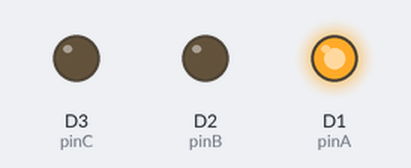
Simulated run of this program. Board: ESP8266 (NodeMCU). Parts: output pins drawn as LEDs (lit = HIGH).

Above: at 0.15 s.
At 0.6 s:
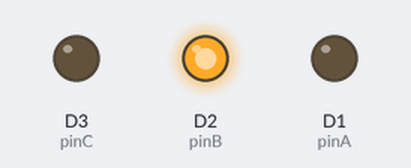
At 1.95 s:
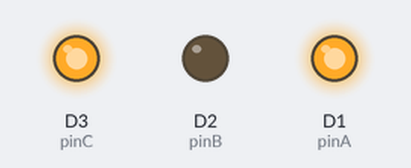
At 2.25 s:
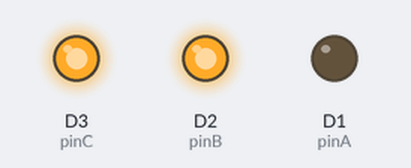
At 3.45 s:
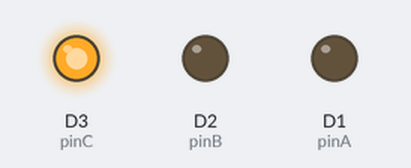
Timing chart, 0 to 4.1 s (numbered marks = the images above):
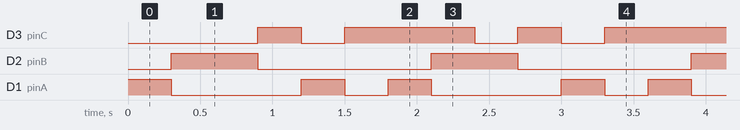

The program:

main.cpp
```cpp
#include <Arduino.h>

const int pinA = D1;
const int pinB = D2;
const int pinC = D3;
const int ledAnzahl = 6;

void alleAus() {
    pinMode(pinA, INPUT);
    pinMode(pinB, INPUT);
    pinMode(pinC, INPUT);
}

void leuchte(int plus, int minus) {
    alleAus();
    pinMode(plus, OUTPUT);
    pinMode(minus, OUTPUT);
    digitalWrite(plus, HIGH);
    digitalWrite(minus, LOW);
}

void ledAn(int nr) {
    switch (nr) {
        case 0:
            leuchte(pinA, pinB);
            break;
        case 1:
            leuchte(pinB, pinA);
            break;
        case 2:
            leuchte(pinB, pinC);
            break;
        case 3:
            leuchte(pinC, pinB);
            break;
        case 4:
            leuchte(pinA, pinC);
            break;
        case 5:
            leuchte(pinC, pinA);
            break;
        default:
            alleAus();
            break;
    }
}

void setup() {
    alleAus();
}

void loop() {
    for (int i = 0; i < ledAnzahl; i++) {
        ledAn(i);
        delay(300);
    }
}
```

Measured:
- by itself, D3 (pinC): repeats every 1.8 s: LOW 0.30 s, HIGH 0.90 s, LOW 0.30 s, HIGH 0.30 s
- by itself, D2 (pinB): alternates HIGH for 0.60 s and LOW for 1.2 s
- by itself, D1 (pinA): repeats every 1.8 s: LOW 0.90 s, HIGH 0.30 s, LOW 0.30 s, HIGH 0.30 s
